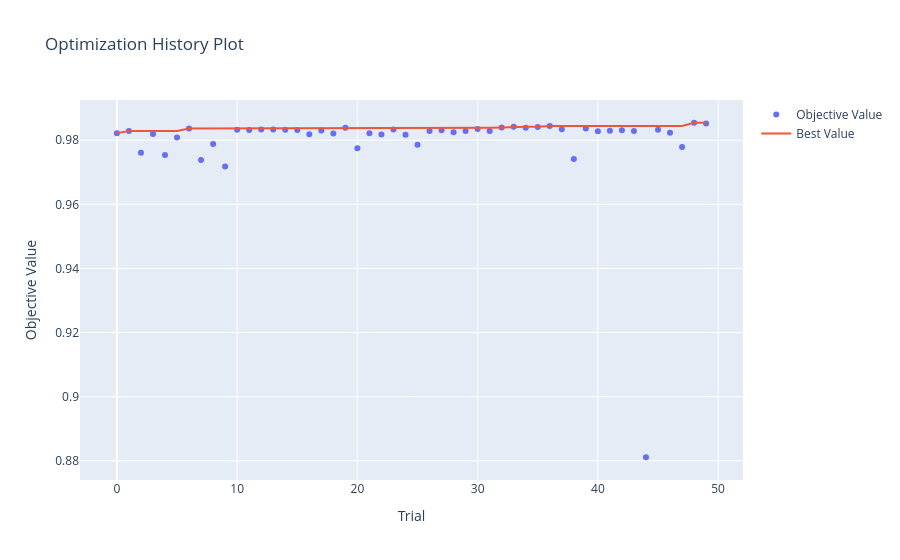
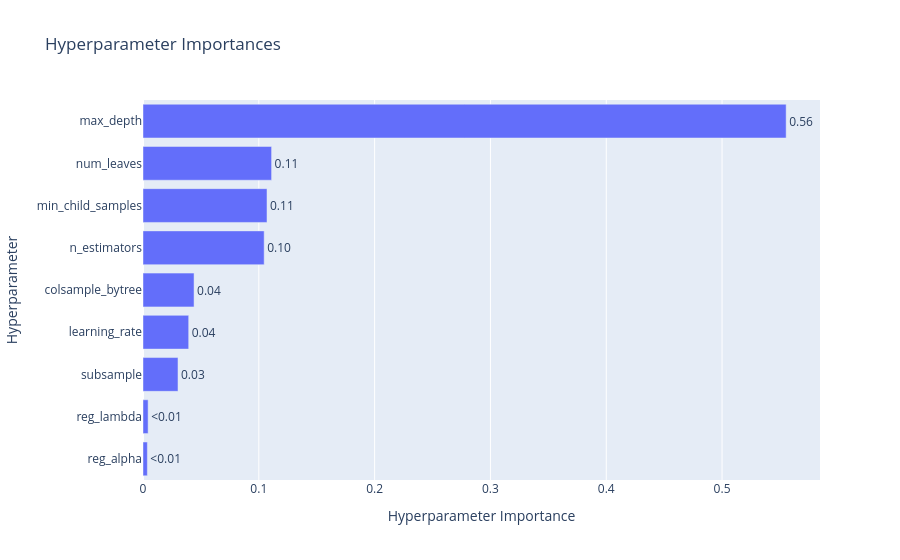

Notebook code for these charts, in order:
### Markdown cell above
### Visualize Optuna Results

### Code cell
# Plot optimization history
fig1 = optuna.visualization.plot_optimization_history(study)
fig1.show()

# Plot parameter importances
fig2 = optuna.visualization.plot_param_importances(study)
fig2.show()

### Figure 1 — Plotly figure (JSON) as saved in the notebook; plotly's stock layout.template omitted (floating-point values rounded to 4 significant figures)
{"data": [{"mode": "markers", "name": "Objective Value", "type": "scatter", "x": [0, 1, 2, 3, 4, 5, 6, 7, 8, 9, 10, 11, 12, 13, 14, 15, 16, 17, 18, 19, 20, 21, 22, 23, 24, 25, 26, 27, 28, 29, 30, 31, 32, 33, 34, 35, 36, 37, 38, 39, 40, 41, 42, 43, 44, 45, 46, 47, 48, 49], "y": [0.9822, 0.9829, 0.9761, 0.9819, 0.9754, 0.9808, 0.9837, 0.9738, 0.9788, 0.9718, 0.9832, 0.9832, 0.9834, 0.9833, 0.9833, 0.9832, 0.9819, 0.983, 0.9821, 0.9839, 0.9775, 0.9822, 0.9818, 0.9834, 0.9817, 0.9786, 0.9828, 0.9831, 0.9825, 0.9829, 0.9835, 0.9829, 0.984, 0.9842, 0.9839, 0.9841, 0.9844, 0.9835, 0.9741, 0.9837, 0.9828, 0.983, 0.9831, 0.9829, 0.8811, 0.9833, 0.9823, 0.9779, 0.9854, 0.9852]}, {"mode": "lines", "name": "Best Value", "type": "scatter", "x": [0, 1, 2, 3, 4, 5, 6, 7, 8, 9, 10, 11, 12, 13, 14, 15, 16, 17, 18, 19, 20, 21, 22, 23, 24, 25, 26, 27, 28, 29, 30, 31, 32, 33, 34, 35, 36, 37, 38, 39, 40, 41, 42, 43, 44, 45, 46, 47, 48, 49], "y": [0.9822, 0.9829, 0.9829, 0.9829, 0.9829, 0.9829, 0.9837, 0.9837, 0.9837, 0.9837, 0.9837, 0.9837, 0.9837, 0.9837, 0.9837, 0.9837, 0.9837, 0.9837, 0.9837, 0.9839, 0.9839, 0.9839, 0.9839, 0.9839, 0.9839, 0.9839, 0.9839, 0.9839, 0.9839, 0.9839, 0.9839, 0.9839, 0.984, 0.9842, 0.9842, 0.9842, 0.9844, 0.9844, 0.9844, 0.9844, 0.9844, 0.9844, 0.9844, 0.9844, 0.9844, 0.9844, 0.9844, 0.9844, 0.9854, 0.9854]}, {"marker": {"color": "#cccccc"}, "mode": "markers", "name": "Infeasible Trial", "showlegend": false, "type": "scatter", "x": [], "y": []}], "layout": {"title": {"text": "Optimization History Plot"}, "xaxis": {"title": {"text": "Trial"}}, "yaxis": {"title": {"text": "Objective Value"}}}}

### Figure 2 — Plotly figure (JSON) as saved in the notebook; plotly's stock layout.template omitted (floating-point values rounded to 4 significant figures)
{"data": [{"cliponaxis": false, "hovertemplate": ["reg_alpha (FloatDistribution): 0.0037608344213247475<extra></extra>", "reg_lambda (FloatDistribution): 0.004421145177712003<extra></extra>", "subsample (FloatDistribution): 0.030213110180308204<extra></extra>", "learning_rate (FloatDistribution): 0.039454975074354796<extra></extra>", "colsample_bytree (FloatDistribution): 0.044077001454975034<extra></extra>", "n_estimators (IntDistribution): 0.1046232901558986<extra></extra>", "min_child_samples (IntDistribution): 0.1070747900524105<extra></extra>", "num_leaves (IntDistribution): 0.11103677919214823<extra></extra>", "max_depth (IntDistribution): 0.5553380742908679<extra></extra>"], "name": "Objective Value", "orientation": "h", "text": ["<0.01", "<0.01", "0.03", "0.04", "0.04", "0.10", "0.11", "0.11", "0.56"], "textposition": "outside", "type": "bar", "x": [0.003761, 0.004421, 0.03021, 0.03945, 0.04408, 0.1046, 0.1071, 0.111, 0.5553], "y": ["reg_alpha", "reg_lambda", "subsample", "learning_rate", "colsample_bytree", "n_estimators", "min_child_samples", "num_leaves", "max_depth"]}], "layout": {"title": {"text": "Hyperparameter Importances"}, "xaxis": {"title": {"text": "Hyperparameter Importance"}}, "yaxis": {"title": {"text": "Hyperparameter"}}}}
